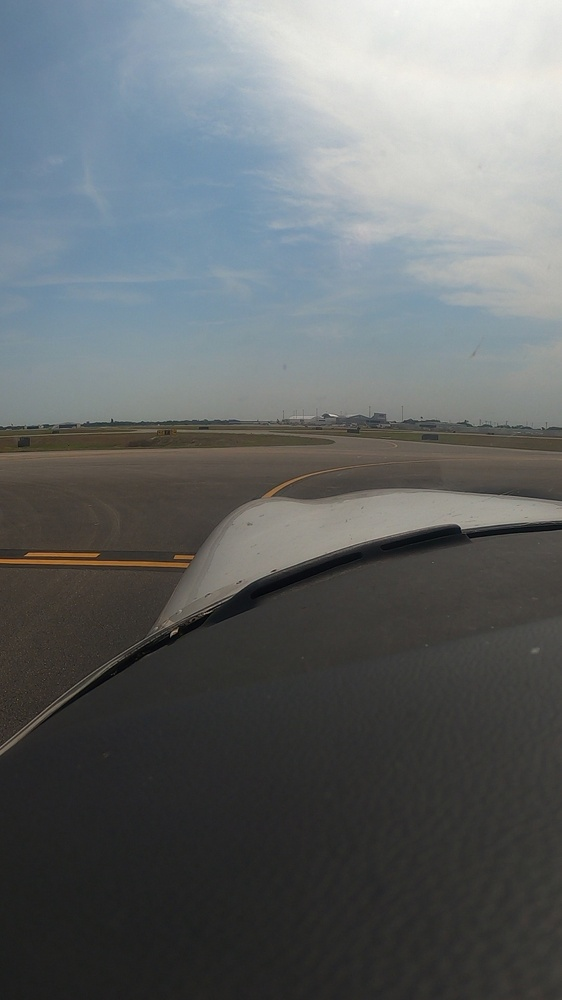
#> input picture 10100.jpg, 562 x 1000 px, shrunk from 1080 x 1920 before the run
$ python -i extraction.py   (imports and definitions only)   (older library calls are emulated)
#> lines starting #> are read from the running program, lines starting #| are printed output that depends on the picture
#> further down, picture is the input picture: shape (1000, 562, 3); mean B, G, R 105.1, 103.8, 99.4
import cv2
import numpy as np
def build_filters():
    filters = []
    ksize = 31
    for theta in np.arange(0, np.pi, np.pi / 16):
        kern = cv2.getGaborKernel((ksize, ksize), 4.0, theta, 10.0, 0.5, 0, ktype=cv2.CV_32F)
        kern /= 1.5*kern.sum()
        filters.append(kern)
    return filters


def process(img, filters):
    accum = np.zeros_like(img)
    for kern in filters:
        fimg = cv2.filter2D(img, cv2.CV_8UC3, kern)
        np.maximum(accum, fimg, accum)
    return accum

def normalize_color_features(image):
    hsv = cv2.cvtColor(image, cv2.COLOR_BGR2HSV)
#> hsv: shape (1000, 562, 3); mean H, S, V 51.2, 29.2, 109.3
    h, s, v = cv2.split(hsv)
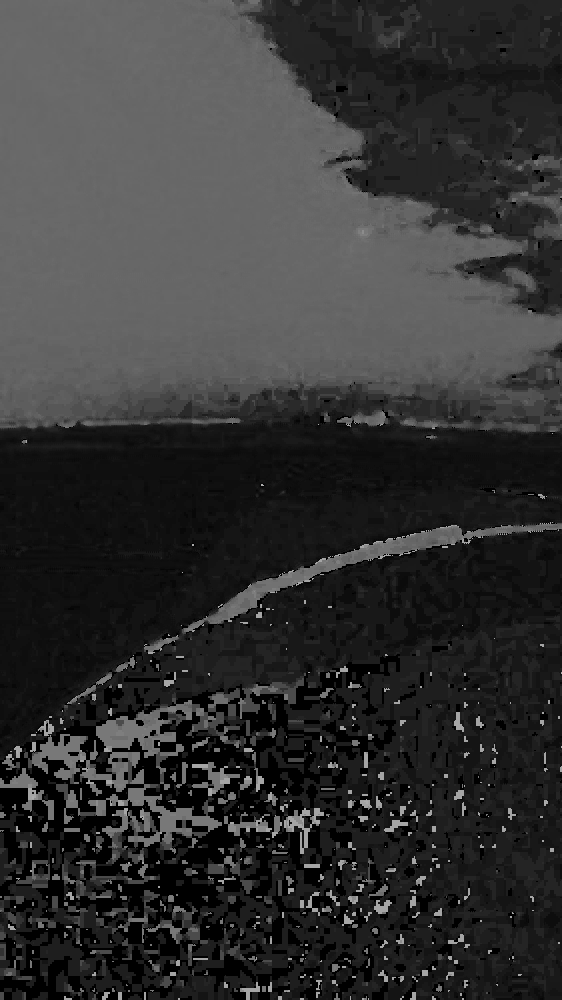
#> h: shape (1000, 562); min 0, max 177, mean 51.2
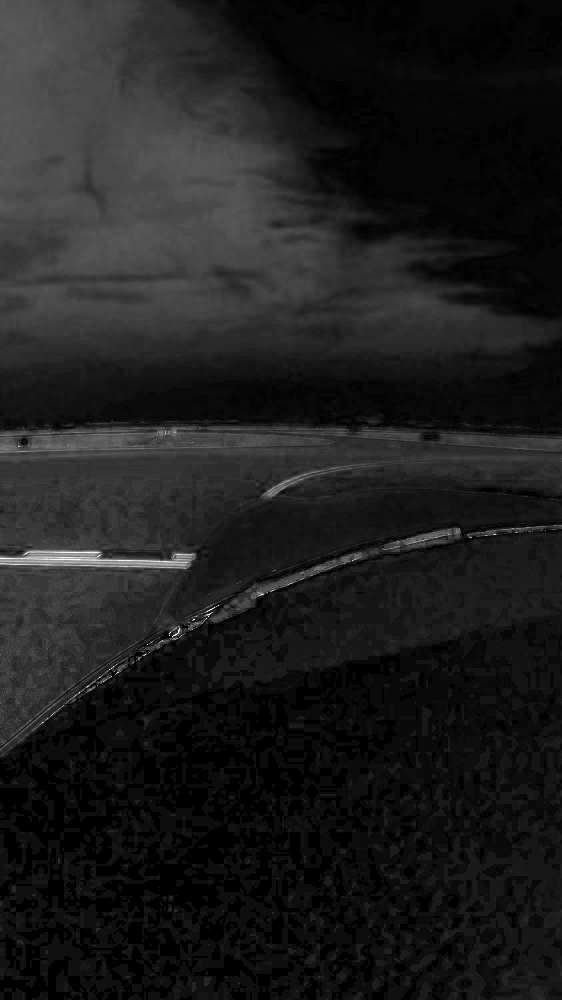
#> s: shape (1000, 562); min 0, max 255, mean 29.2
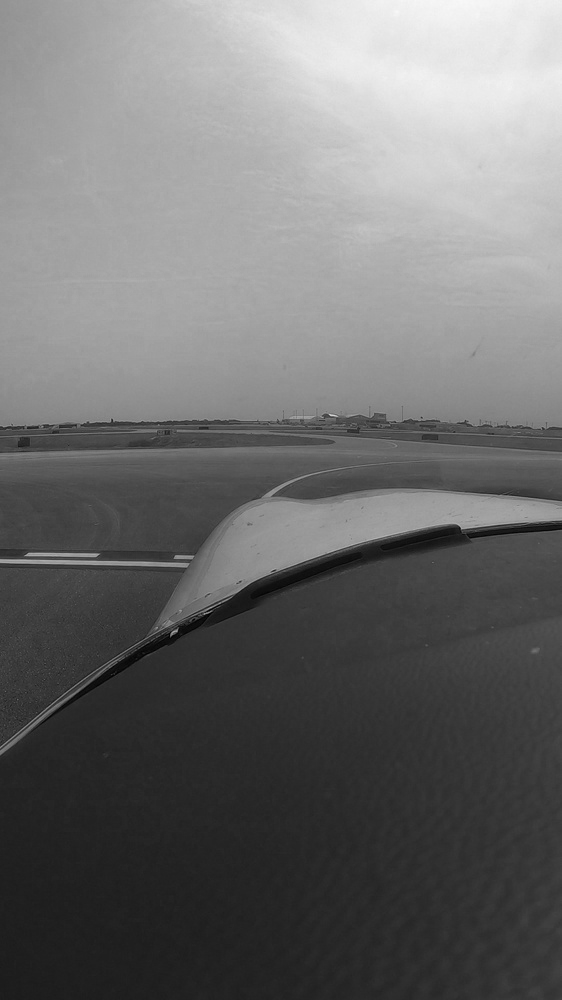
#> v: shape (1000, 562); min 0, max 248, mean 109.3
    h = cv2.normalize(h, None, 0, 255, cv2.NORM_MINMAX)
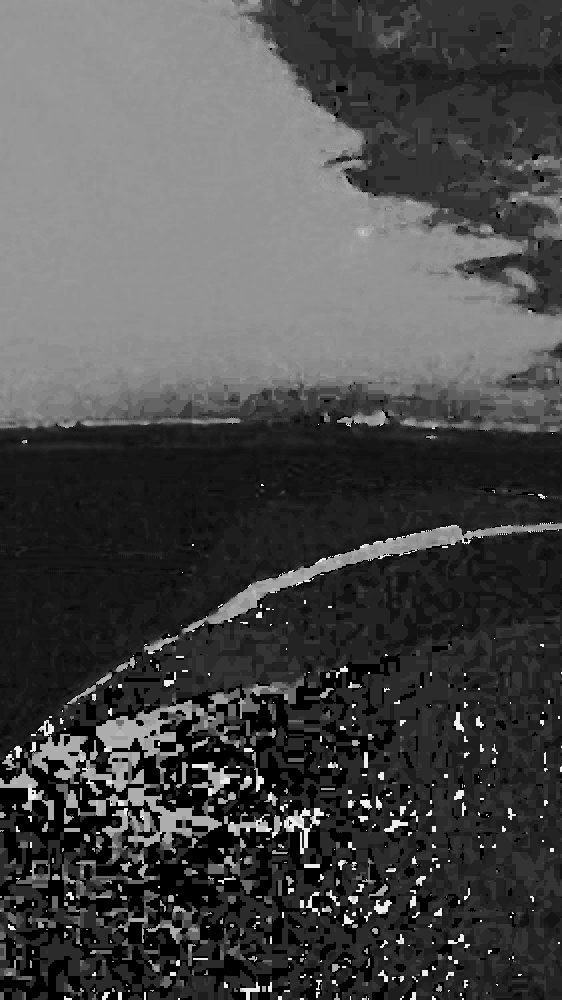
#> h: shape (1000, 562); min 0, max 255, mean 73.8
    s = cv2.normalize(s, None, 0, 255, cv2.NORM_MINMAX)
    v = cv2.normalize(v, None, 0, 255, cv2.NORM_MINMAX)
    color_features = np.stack((h, s, v), axis=-1)
#> color_features: shape (1000, 562, 3); mean H, S, V 73.8, 29.2, 112.4
    cv2.imshow("CNormalized", color_features)
    return color_features

def normalize_texture_features(image):
    filters = build_filters()
    texture_features = process(image, filters)
    texture_features = cv2.normalize(texture_features, None, 0, 255, cv2.NORM_MINMAX)
    cv2.imshow("TNormalized", texture_features)
    return texture_features

def extract_road(image, kmeans_model):
    color_features = normalize_color_features(image)
    texture_features = normalize_texture_features(image)
    multi_features = np.concatenate((color_features, texture_features), axis=-1)
    multi_features = multi_features.reshape(-1, 6)
    labels = kmeans_model.predict(multi_features)
    labels = labels.reshape(*image.shape[:2])

    color_img = np.zeros_like(image)
    n_clusters = kmeans_model.n_clusters
    colors = np.random.randint(0, 255, size=(n_clusters, 3))
    for k in range(n_clusters):
        cluster_mask = (labels == k)
        color_img[cluster_mask] = colors[k]
    return color_img

>>> import cv2
>>> picture = cv2.imread('../10100.jpg')
>>> result = normalize_color_features(picture)
